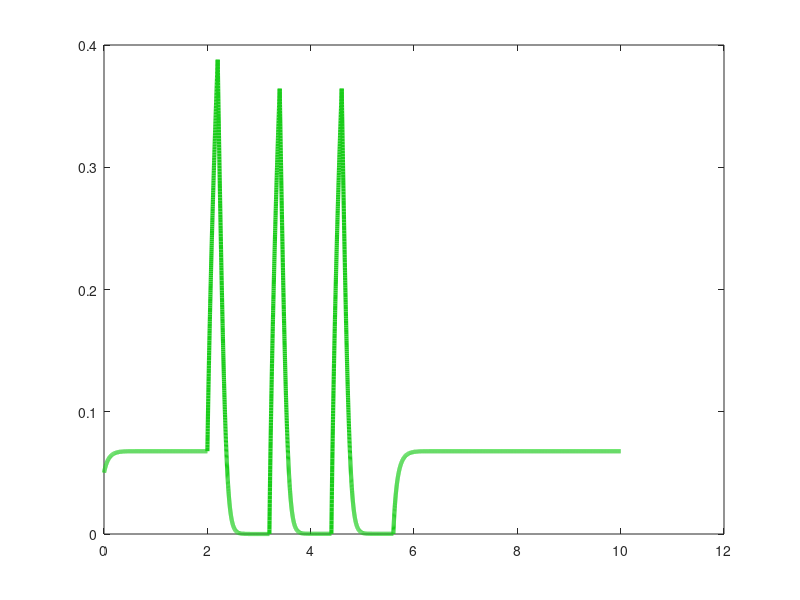

Source code (MATLAB): (Note: this script raises an error after producing the figure.)
clear all; close all; clc

Xden = [0.00];
gg = winter(2); N0 = 100; Ga0 = 0.0025; V0 = 0.041;
for test = 1:1
    test
    N = round(N0*(1-Xden(test)));
%    if test == 1
%         V = V0/(1-1*Xden(test));
%         Ga = Ga0/(1-1*Xden(test));
%     elseif test == 2
%         V = V0*(1-1*Xden(test));
%         Ga = Ga0/(1-0*Xden(test));
%     elseif test == 3
%         V = V0*(1-0*Xden(test));
%         Ga = Ga0/(1-1*Xden(test));
%     else
        V = V0;
        Ga = Ga0;
%     end
    Fr = [0 2; 2 2.2; 2.2 3.2; 3.2 3.4; 3.4 4.4; 4.4 4.6; 4.6 5.6; 5.6 10.1];
    f_al = [4.0; 15; 0.001; 15; 0.01; 15; 0.01; 4.0];
    WD = ones(2,1)*0.5;
    for i = 1:length(Fr);
        K = 0.21; f = f_al(i);
        %         la = N*f*Ga - V*N;
        %         de = N*f*K*Ga;
        %         Del = -K*V*N;
        %         D0 = WD(end);
        %         t = linspace(0,(Fr(i,2)-Fr(i,1)),(Fr(i,2)-Fr(i,1))*10);
        %         g0 = la*D0 + Del*log(la*D0 + de);
        %         Ar = exp(1/Del*(la^2*t + de)) * exp(1/Del*(la*D0)) * (la*D0 + de)*1/Del;
        %         WD = 1/la*(lambertw( Ar )*Del - de);
        %         plot(t+Fr(i,1),abs(WD),'-','color',gg(test,:),'LineWidth',7-2*test); hold on
        %        % axis([0 10.0 0 0.4]); goodplot
    end
    %
    %%%%%%%%%%%%%%%%%%%%%%%%%%%%%%%%%%%%%%%%%%%%%%%%%%%%%%%%%%%%%%%%%
    
    Tmax = 10.0; RT = 0; ts = 0.001; dt = 0.001;
    Sav = zeros(round(Tmax/ts),2);
    D = 0.05; click = 0; ct = 1;
    while RT < Tmax;
        RT = RT + dt;
        
        D = D + dt*(N*f*Ga - V*N*D/(D+K));
        if (RT > Fr(ct,2))
            ct = ct+1;
            f = f_al(ct);
        end
        if (click*ts < RT)
            click = click+1;
            Sav(click,1) = RT; Sav(click,2) = D;
        end
    end
    plot(Sav(:,1),Sav(:,2),'-','color',[0.1 0.8 0.1],'LineWidth',3); hold on
    %legend('0')
    %axis([0 10.0 0 0.4])
    goodplot
end